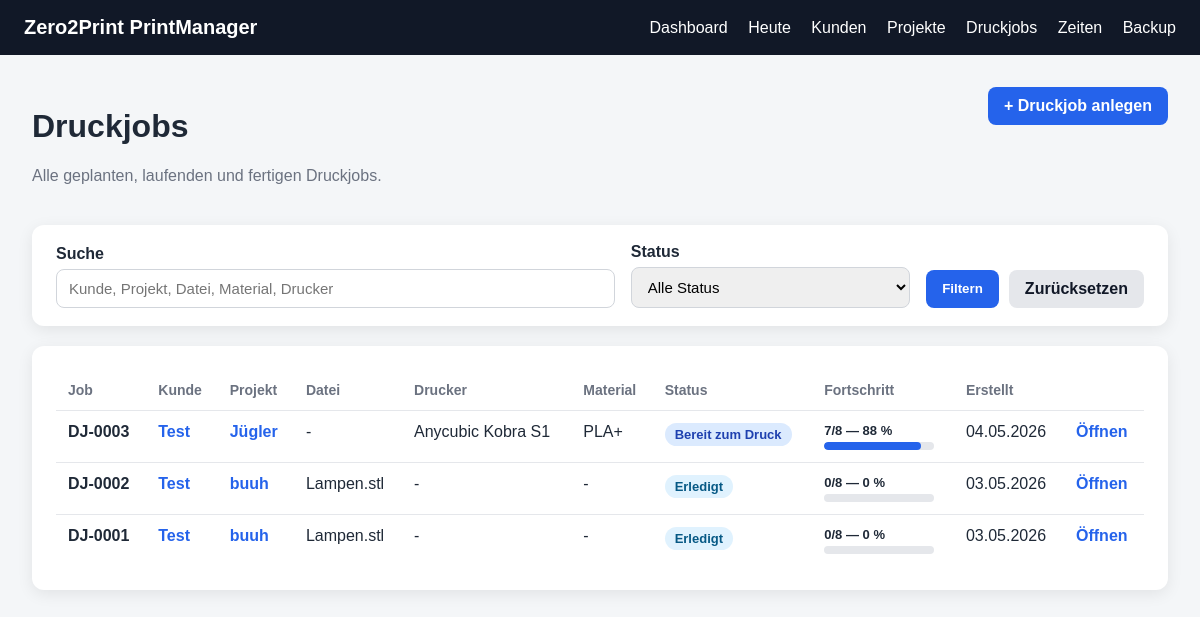
/jobs, run on an earlier commit of the app's database.
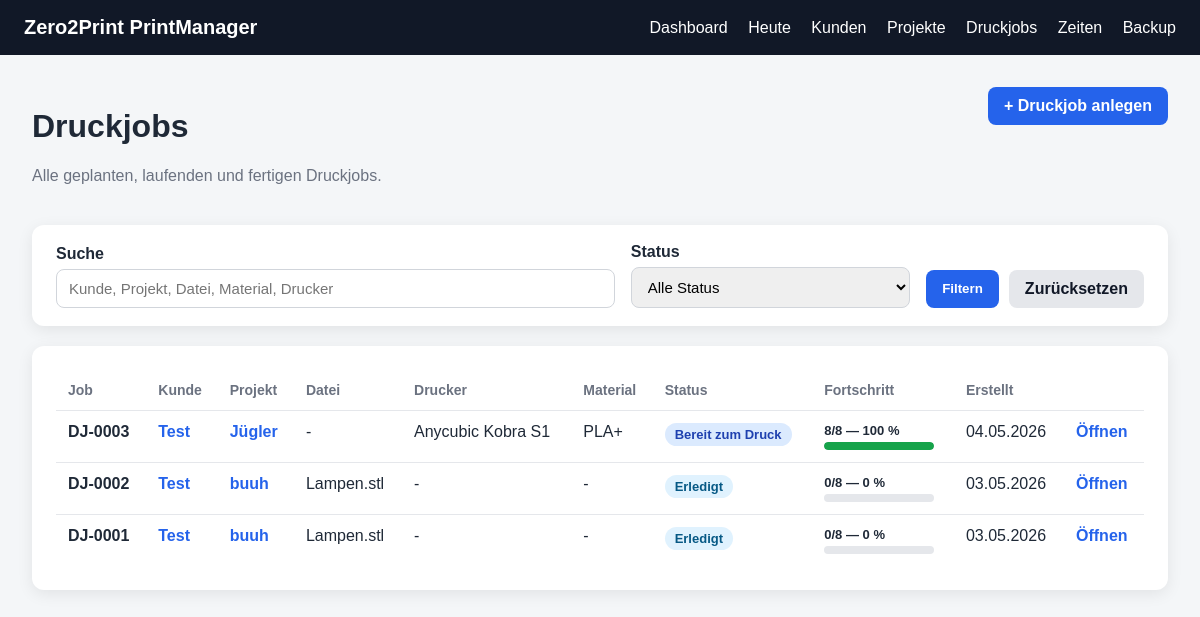
And on a later commit of the database.
### app/models.py (models this page shows)
class PrintJobChecklist(Base):
    __tablename__ = "print_job_checklists"
    id = Column(Integer, primary_key=True, index=True)
    print_job_id = Column(Integer, ForeignKey("print_jobs.id"), nullable=False, unique=True)
    file_checked = Column(Boolean, default=False)
    slicer_checked = Column(Boolean, default=False)
    material_ready = Column(Boolean, default=False)
    bed_cleaned = Column(Boolean, default=False)
    first_layer_checked = Column(Boolean, default=False)
    print_finished_checked = Column(Boolean, default=False)
    post_processing_done = Column(Boolean, default=False)
    packed = Column(Boolean, default=False)
    updated_at = Column(DateTime, default=datetime.utcnow)
    print_job = relationship("PrintJob", back_populates="checklist")

class PrintJob(Base):
    __tablename__ = "print_jobs"
    id = Column(Integer, primary_key=True, index=True)
    project_id = Column(Integer, ForeignKey("projects.id"), nullable=False)
    file_id = Column(Integer, ForeignKey("project_files.id"), nullable=True)
    printer_name = Column(String, nullable=True)
    material = Column(String, nullable=True)
    color = Column(String, nullable=True)
    planned_print_time = Column(String, nullable=True)
    planned_weight_grams = Column(Integer, nullable=True)
    status = Column(String, default="Bereit zum Druck")
    notes = Column(Text, nullable=True)
    created_at = Column(DateTime, default=datetime.utcnow)
    project = relationship("Project", back_populates="print_jobs")
    file = relationship("ProjectFile", back_populates="print_jobs")
    time_entries = relationship(
        "TimeEntry",
        back_populates="print_job"
    )
    checklist = relationship(
        "PrintJobChecklist",
        back_populates="print_job",
        uselist=False,
        cascade="all, delete-orphan"
    )

class Customer(Base):
    __tablename__ = "customers"
    id = Column(Integer, primary_key=True, index=True)
    name = Column(String, nullable=False)
    email = Column(String, nullable=True)
    phone = Column(String, nullable=True)
    note = Column(Text, nullable=True)
    created_at = Column(DateTime, default=datetime.utcnow)
    projects = relationship(
        "Project",
        back_populates="customer",
        cascade="all, delete-orphan"
    )

class Project(Base):
    __tablename__ = "projects"
    id = Column(Integer, primary_key=True, index=True)
    customer_id = Column(Integer, ForeignKey("customers.id"), nullable=False)
    name = Column(String, nullable=False)
    description = Column(Text, nullable=True)
    status = Column(String, default="Anfrage")
    deadline = Column(String, nullable=True)
    note = Column(Text, nullable=True)
    created_at = Column(DateTime, default=datetime.utcnow)
    customer = relationship("Customer", back_populates="projects")
    files = relationship(
        "ProjectFile",
        back_populates="project",
        cascade="all, delete-orphan"
    )
    print_jobs = relationship(
        "PrintJob",
        back_populates="project",
        cascade="all, delete-orphan"
    )
    time_entries = relationship(
        "TimeEntry",
        back_populates="project",
        cascade="all, delete-orphan"
    )

### app/routes/print_jobs.py (the view)
@router.get("")
def print_jobs_index(
    request: Request,
    q: str = Query(default=""),
    status: str = Query(default=""),
    db: Session = Depends(get_db)
):
    query = (
        db.query(PrintJob)
        .join(Project)
        .join(Customer)
    )
    search = q.strip()
    selected_status = status.strip()
    if search:
        query = query.outerjoin(ProjectFile, PrintJob.file_id == ProjectFile.id)
        query = query.filter(
            or_(
                Project.name.ilike(f"%{search}%"),
                Customer.name.ilike(f"%{search}%"),
                PrintJob.printer_name.ilike(f"%{search}%"),
                PrintJob.material.ilike(f"%{search}%"),
                PrintJob.color.ilike(f"%{search}%"),
                PrintJob.notes.ilike(f"%{search}%"),
                ProjectFile.original_filename.ilike(f"%{search}%"),
            )
        )
    if selected_status:
        query = query.filter(PrintJob.status == selected_status)
    jobs = query.order_by(PrintJob.created_at.desc()).all()
    return templates.TemplateResponse(
        request=request,
        name="print_jobs.html",
        context={
            "title": "Druckjobs",
            "jobs": jobs,
            "q": search,
            "selected_status": selected_status,
            "statuses": JOB_STATUSES
        }
    )

### app/templates/print_jobs.html (shortened to what this page needs)
{% extends "base.html" %}
{% block content %}
<div class="page-header">
    <div>
        <h1>Druckjobs</h1>
        <p class="muted">Alle geplanten, laufenden und fertigen Druckjobs.</p>
    </div>
    <a class="btn" href="/jobs/new">+ Druckjob anlegen</a>
</div>
<div class="filter-card">
    <form method="get" action="/jobs" class="filter-form">
        <div class="filter-field">
            <label for="q">Suche</label>
            <input type="text" id="q" name="q" value="{{ q or '' }}" placeholder="Kunde, Projekt, Datei, Material, Drucker">
        </div>
        <div class="filter-field">
            <label for="status">Status</label>
            <select id="status" name="status">
                <option value="">Alle Status</option>
            </select>
        </div>
        <div class="filter-actions">
            <button class="btn" type="submit">Filtern</button>
            <a class="btn-secondary" href="/jobs">Zurücksetzen</a>
        </div>
    </form>
</div>
{% if jobs %}
<div class="table-card">
    <table>
        <thead>
            <tr>
                <th>Job</th>
                <th>Kunde</th>
                <th>Projekt</th>
                <th>Datei</th>
                <th>Drucker</th>
                <th>Material</th>
                <th>Status</th>
                <th>Fortschritt</th>
                <th>Erstellt</th>
                <th></th>
            </tr>
        </thead>
        <tbody>
            {% for job in jobs %}
            <tr>
                <td><strong>DJ-{{ "%04d"|format(job.id) }}</strong></td>
                <td>
                    <a class="link-btn" href="/customers/{{ job.project.customer.id }}">
                        {{ job.project.customer.name }}
                    </a>
                </td>
                <td>
                    <a class="link-btn" href="/projects/{{ job.project.id }}">
                        {{ job.project.name }}
                    </a>
                </td>
                <td>
                    {% if job.file %}
                        {{ job.file.original_filename }}
                    {% else %}
                        -
                    {% endif %}
                </td>
                <td>{{ job.printer_name or "-" }}</td>
                <td>{{ job.material or "-" }}</td>
                <td>
                    <span class="status-pill {{ status_class(job.status) }}">
                        {{ job.status }}
                    </span>
                </td>
                <td>
                    <div class="mini-progress-text">
                        {{ checklist_done_count(job) }}/{{ checklist_total_count() }}
                        —
                        {{ checklist_progress(job) }} %
                    </div>
                    <div class="mini-progress-wrap">
                        <div class="mini-progress-bar {{ checklist_progress_class(job) }}" style="width: {{ checklist_progress(job) }}%;"></div>
                    </div>
                </td>
                <td>{{ job.created_at.strftime("%d.%m.%Y") }}</td>
                <td>
                    <a class="link-btn" href="/jobs/{{ job.id }}">Öffnen</a>
                </td>
            </tr>
            {% endfor %}
        </tbody>
    </table>
</div>
{% else %}
<div class="empty-state">
    <h2>Keine Druckjobs gefunden</h2>
    <p>Erstelle einen Druckjob oder ändere deine Filter.</p>
    <a class="btn" href="/jobs/new">Druckjob anlegen</a>
</div>
{% endif %}
{% endblock %}

What changed in the data, as far as the page shows it:
changed PrintJobChecklist: file_checked+slicer_checked+material_ready "7" → "8"; file_checked+slicer_checked+material_ready "88" → "100"; packed False → True (drawn)
